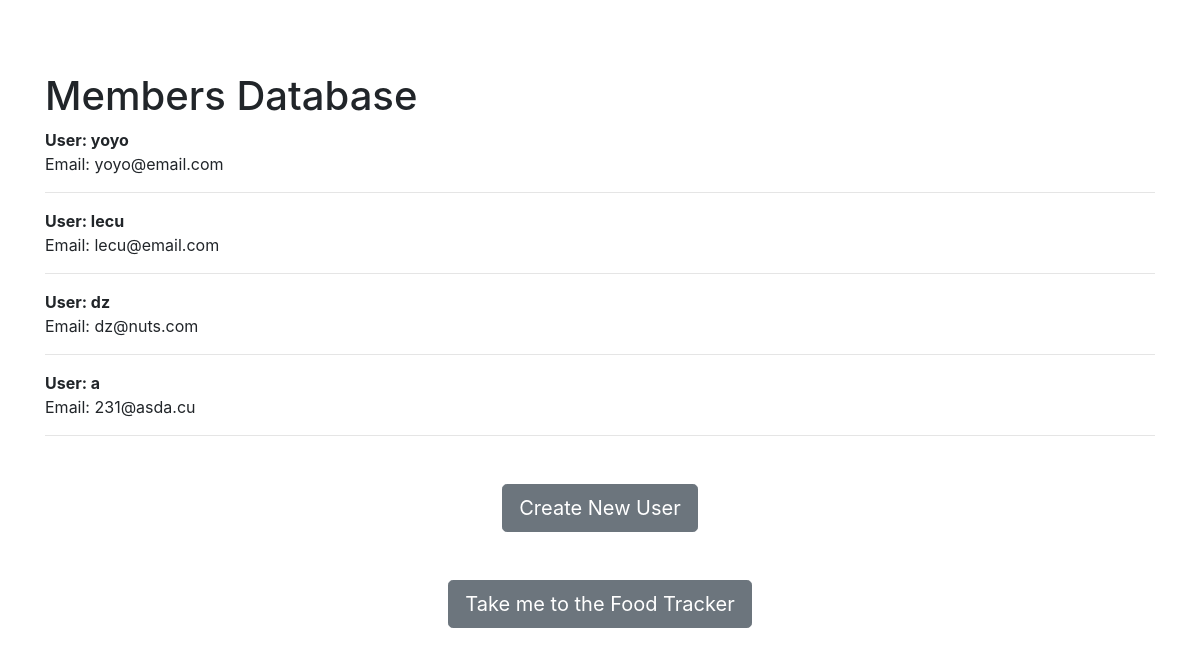
The page / on the database its author committed.
### website/models.py (models this page shows, shortened)
class Member(models.Model):
    username = models.CharField(max_length=50)
    email = models.EmailField(max_length=50)
    password = models.CharField(max_length=50)

### website/views.py (the view)
# urls.py: 2. Add a URL to urlpatterns:  path('', views.home, name='home')
def home(request):
    all_members = Member.objects.all
    return render(request, 'home.html',{'all':all_members})

### website/templates/home.html
{% extends 'base.html' %}
{% block content %}
   <h1>Members Database</h1>
   {% for item in all %}
      <strong>User: {{ item.username }} </strong><br/>
      Email: {{ item.email }}<br/>
      <hr>
   {% endfor %}
   <div class="mt-5 text-center">
      <a href="{% url 'join' %}" class="btn btn-secondary btn-lg">Create New User</a>
   </div>
   <div class="mt-5 text-center">
      <a href="{% url 'products' %}" class="btn btn-secondary btn-lg">Take me to the Food Tracker</a>
   </div>
{% endblock %}

### rows shown on the page
Member: username "yoyo", email "yoyo@email.com"
Member: username "lecu", email "lecu@email.com"
Member: username "dz", email "dz@nuts.com"
Member: username "a", email "231@asda.cu"
